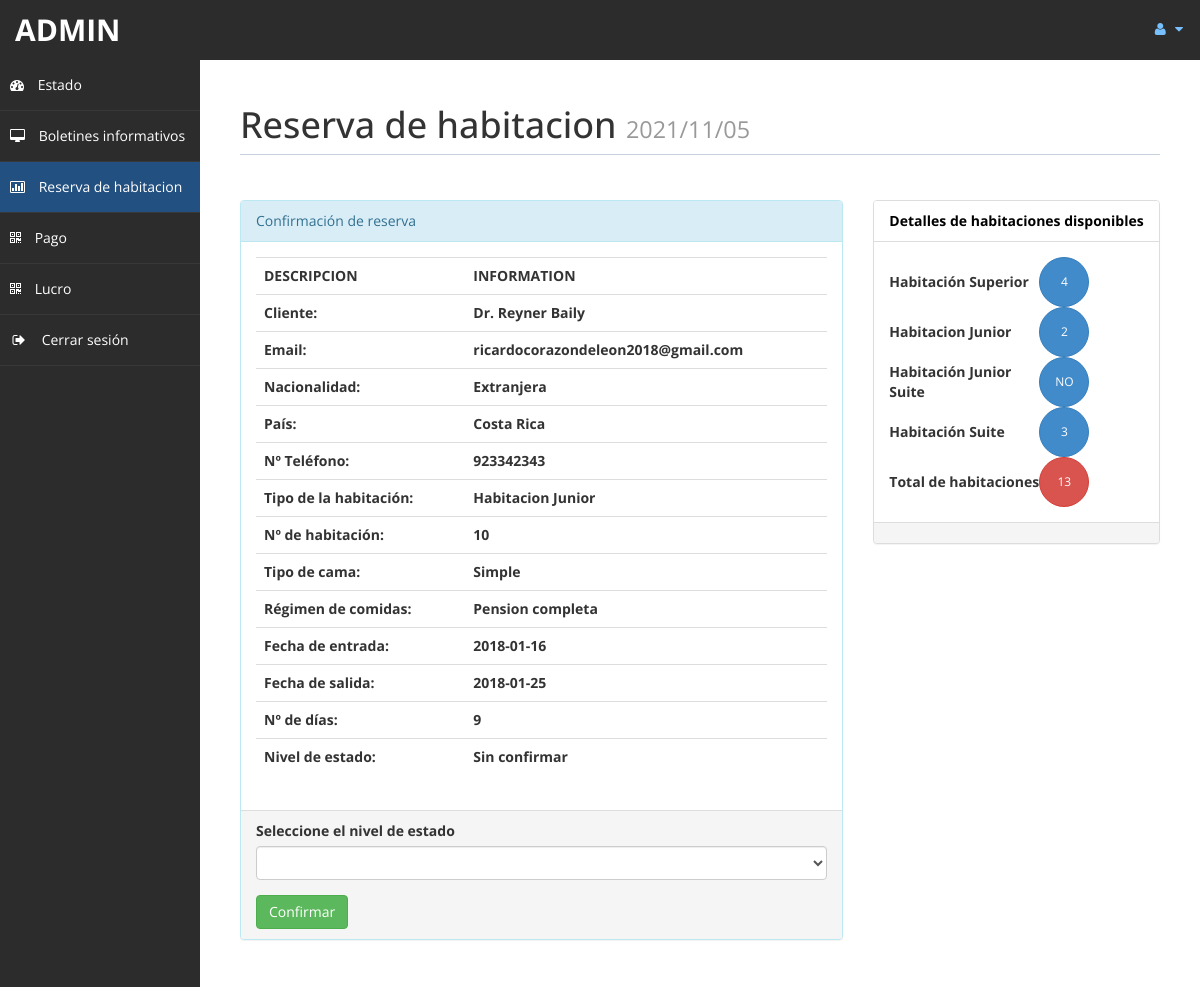
The app's page /admin/roombook.php?rid=2 (signed in), older data.
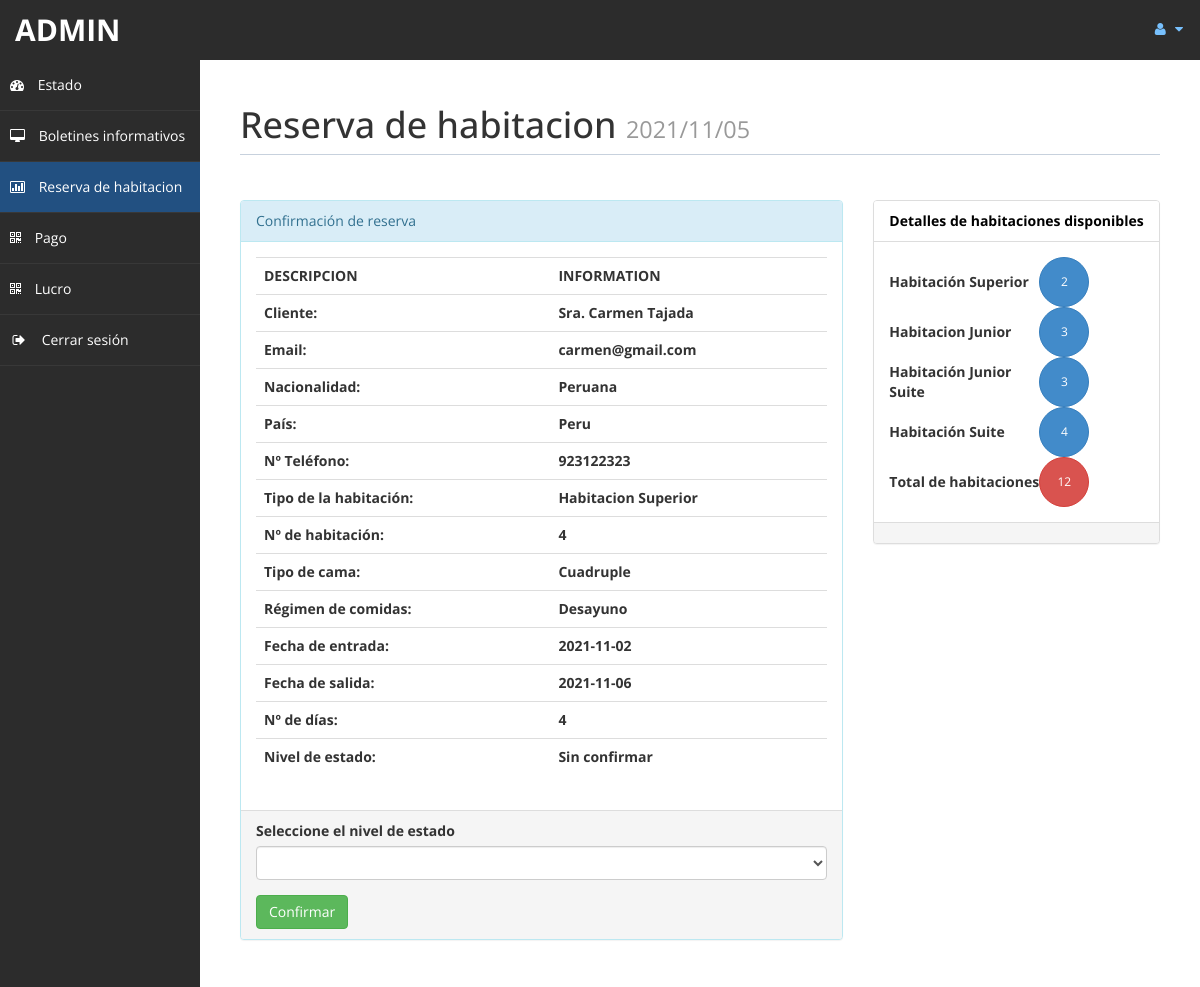
The same page, newer data.
### tables this page shows
CREATE TABLE `reservas` (
  `id` int(10) UNSIGNED NOT NULL,
  `id_cliente` int(10) UNSIGNED NOT NULL,
  `nro_habitacion` int(10) UNSIGNED NOT NULL,
  `comidas` varchar(30) DEFAULT NULL,
  `fecha_entrada` date DEFAULT NULL,
  `fecha_salida` date DEFAULT NULL,
  `estado` varchar(15) DEFAULT NULL,
  `cant_dias` int(11) DEFAULT NULL,
  
  CONSTRAINT PRIMARY KEY (`id`)

);

CREATE TABLE `clientes` (
  `id` int(10) UNSIGNED NOT NULL,
  `trato` varchar(5) DEFAULT NULL,
  `nombres` text,
  `apellidos` text,
  `email` varchar(200) DEFAULT NULL,
  `nacionalidad` varchar(50) DEFAULT NULL,
  `pais` varchar(40) DEFAULT NULL,
  `telef` text,
  
  CONSTRAINT PRIMARY KEY (`id`)
);

CREATE TABLE `habitaciones` (
  `id` int(10) UNSIGNED NOT NULL,                
  `tipo_habitacion` varchar(30) DEFAULT NULL,
  `tipo_cama` varchar(20) DEFAULT NULL,
  `estado_hab` varchar(20) DEFAULT NULL,

  CONSTRAINT PRIMARY KEY (`id`)

);

### admin/roombook.php (the view, shortened to what the changed rows need)
<?php
	if(!isset($_GET["rid"])) {
		header("location:index.php");
	}
	else {
		$curdate=date("Y/m/d");
		include ('db.php');
		$id_reserva = $_GET['rid'];
		$sql = "SELECT R.*, C.*, H.* FROM `reservas` R INNER JOIN `clientes` C ON R.id_cliente = C.id INNER JOIN `habitaciones` H on R.nro_habitacion = H.id where R.id = '$id_reserva'";
		$re = mysqli_query($con,$sql);
		while($row=mysqli_fetch_array($re)){
			$title = $row['trato'];
			$fname = $row['nombres'];
			$lname = $row['apellidos'];
			$email = $row['email'];
			$nat = $row['nacionalidad'];
			$country = $row['pais'];
			$Phone = $row['telef'];
			$troom = $row['tipo_habitacion'];
			$nroom = $row['nro_habitacion'];
			$bed = $row['tipo_cama'];
			$meal = $row['comidas'];
			$cin = $row['fecha_entrada'];
			$cout = $row['fecha_salida'];
			$sta = $row['estado'];
			$days = $row['cant_dias'];
		}
	}
?>
<!DOCTYPE html>
<html xmlns="http://www.w3.org/1999/xhtml">
<head>
    <link href="assets/css/bootstrap.css" rel="stylesheet" />
    <link href="assets/css/font-awesome.css" rel="stylesheet" />
    <link href="assets/js/morris/morris-0.4.3.min.css" rel="stylesheet" />
    <link href="assets/css/custom-styles.css" rel="stylesheet" />
</head>
<body>
    <div id="wrapper">
        <div id="page-wrapper">
            <div id="page-inner">
                <div class="row">
                    <div class="col-md-12">
                        <h1 class="page-header">
                            Reserva de habitacion <small><?php echo  $curdate; ?> </small>
                        </h1>
                    </div>
					<div class="col-md-8 col-sm-8">
						<div class="panel panel-info">
							<div class="panel-body">
								<div class="table-responsive">
									<table class="table">
										<tr>
											<th>DESCRIPCION</th>
											<th>INFORMATION</th>
										</tr>
										<tr>
											<th>Cliente:</th>
											<th><?php echo $title." ".$fname." ".$lname; ?> </th>
										</tr>
										<tr>
											<th>Email:</th>
											<th><?php echo $email; ?> </th>
										</tr>
										<tr>
											<th>Nacionalidad:</th>
											<th><?php echo $nat; ?></th>
										</tr>
										<tr>
											<th>País:</th>
											<th><?php echo $country;  ?></th>
										</tr>
										<tr>
											<th>Nº Teléfono:</th>
											<th><?php echo $Phone; ?></th>
										</tr>
										<tr>
											<th>Tipo de la habitación:</th>
											<th><?php echo $troom; ?></th>
										</tr>
										<tr>
											<th>Nº de habitación:</th>
											<th><?php echo $nroom; ?></th>
										</tr>
										<tr>
											<th>Tipo de cama:</th>
											<th><?php echo $bed; ?></th>
										</tr>
										<tr>
											<th>Régimen de comidas:</th>
											<th><?php echo $meal; ?></th>
										</tr>
										<tr>
											<th>Fecha de entrada:</th>
											<th><?php echo $cin; ?></th>
										</tr>
										<tr>
											<th>Fecha de salida:</th>
											<th><?php echo $cout; ?></th>
										</tr>
										<tr>
											<th>Nº de días:</th>
											<th><?php echo $days; ?></th>
										</tr>
										<tr>
											<th>Nivel de estado:</th>
											<th><?php echo $sta; ?></th>
										</tr>
									</table>
								</div>
							</div>
						</div>
					</div>
					<?php
						$rsql = "SELECT * FROM `habitaciones`";
						$rre= mysqli_query($con,$rsql);
						$r =0 ;
						$sc =0;
						$gh = 0;
						$sr = 0;
						$dr = 0;
						while( $rrow=mysqli_fetch_array($rre) ){
							$r = $r + 1;
							$s = $rrow['tipo_habitacion'];
							if($s=="Habitacion Superior"){
								$sc = $sc+ 1;
							}
							if($s=="Habitacion Junior"){
								$gh = $gh + 1;
							}
							if($s=="Habitacion Junior Suite"){
								$sr = $sr + 1;
							}
							if($s=="Habitacion Suite"){
								$dr = $dr + 1;
							}
						}
					?>
					<?php
						$csql = "SELECT H.tipo_habitacion FROM `pagos` P INNER JOIN `reservas` R ON P.id_reserva = R.id INNER JOIN `habitaciones` H ON H.id = R.nro_habitacion;";
						$cre= mysqli_query($con, $csql);
						$cr =0 ;
						$csc =0;
						$cgh = 0;
						$csr = 0;
						$cdr = 0;
						while($crow=mysqli_fetch_array($cre)){
							$cr = $cr + 1;
							$cs = $crow['tipo_habitacion'];
							if($cs=="Habitacion Superior"  ){
								$csc = $csc + 1;
							}
							if($cs=="Habitacion Junior" ){
								$cgh = $cgh + 1;
							}
							if($cs=="Habitacion Suite" ){
								$cdr = $cdr + 1;
							}
						}
					?>
					<div class="col-md-4 col-sm-4">
						<div class="panel panel-default">
							<div class="panel-body">
								<table width="200px">
									<tr>
										<td><button type="button" class="btn btn-primary btn-circle">
										<?php
											$f1 =$sc - $csc;
											if($f1 <=0 ){
												$f1 = "NO";
												echo $f1;
											}
											else{
												echo $f1;
											}
										?> </button></td>
									</tr>
									<tr>
										<td><button type="button" class="btn btn-primary btn-circle">
										<?php
											$f2 =  $gh -$cgh;
											if($f2 <=0 ){
												$f2 = "NO";
												echo $f2;
											}
											else{
												echo $f2;
											}
										?> </button></td>
									</tr>
									<tr>
										<td><button type="button" class="btn btn-primary btn-circle">
										<?php
											$f3 =$sr - $csr;
											if($f3 <=0 ){
												$f3 = "NO";
												echo $f3;
											}
											else{
												echo $f3;
											}
										?> </button></td>
									</tr>
									<tr>
										<td><button type="button" class="btn btn-primary btn-circle">
										<?php
											$f4 =$dr - $cdr;
											if($f4 <=0 ){
												$f4 = "NO";
												echo $f4;
											}
											else{
												echo $f4;
											}
										?> </button></td>
									</tr>
									<tr>
										<td> <button type="button" class="btn btn-danger btn-circle">
										<?php
											$f5 =$r-$cr;
											if($f5 <=0 ){
												$f5 = "NO";
												echo $f5;
											}
											else{
												echo $f5;
											}
										?></button></td>
									</tr>
								</table>
							</div>
						</div>
					</div>
                </div>
         	</div>
        </div>
    </div>
</body>
</html>

Row changes from the older to the newer data that the page shows:
changed reservas "Sin confirmar": id_cliente.trato "Dr." → "Sra."; id_cliente.nombres "Reyner" → "Carmen"; id_cliente.apellidos "Baily" → "Tajada"; id_cliente.email "ricardocorazondeleon2018@gmail.com" → "carmen@gmail.com"; id_cliente.nacionalidad "Extranjera" → "Peruana"; id_cliente.pais "Costa Rica" → "Peru"; id_cliente.telef "923342343" → "923122323"; habitaciones.tipo_habitacion "Habitacion Junior" → "Habitacion Superior"; nro_habitacion "10" → "4"; habitaciones.tipo_cama "Simple" → "Cuadruple"; comidas "Pension completa" → "Desayuno"; fecha_entrada "2018-01-16" → "2021-11-02"; fecha_salida "2018-01-25" → "2021-11-06"; cant_dias "9" → "4"
Text that changed along with them:
$f1: "4" → "2"
$f2: "2" → "3"
$f3: (not shown) → "3"
$f4: "3" → "4"
$f5: "13" → "12"
$f3: "NO" → (not shown)
